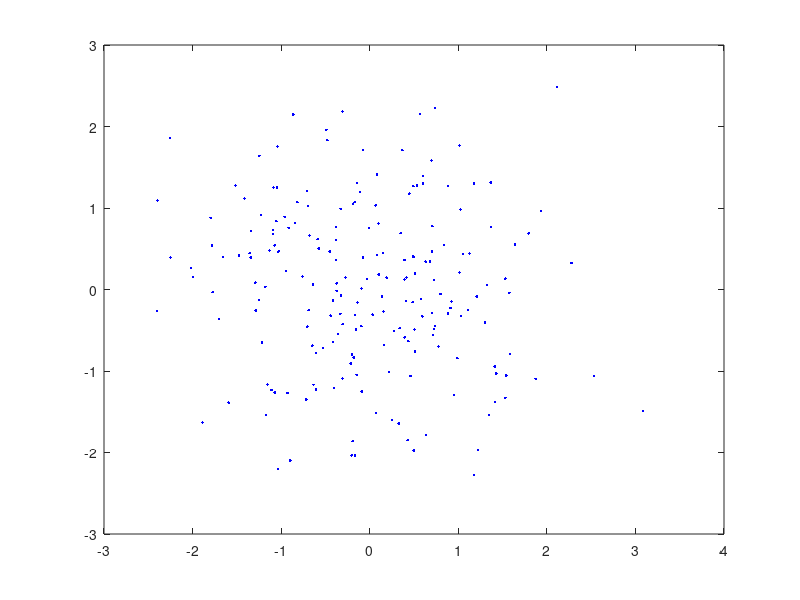

This chart was generated by the following MATLAB code: (Note: this script raises an error after producing the figure.)
close all ; 
clear all ; 
clc; 

%donnees 
N=200 ; alpha = 0.95 ; m=[1 2] ; 
C =[2.3659 -0.3787 ; -0.3787 0.6427 ] ;

% valeur theorique du nombre p=de points en dehors de la zone de confiance 
s=-2*log(1-alpha) ; %cours 
Nth= fix((1-alpha)*N);  %cours %fix = floor 
 
%generer N echantillons gaussiens 2D de moyenne nylle et de variance unitaire
y=randn(2,N) ; %matrice 2 ligne et N colone random de 0 a 1 

plot (y(1,:), y(2,:), 'b.'); hold on ; %comme deux plot a verifier 


ellipse([0,0],[1 0;0 1] ,s,'g-'); %fct deja vu 

mm= repmat(m',1,N); 
x= sqrtm(C)* y + mm; 
ellipse(m,inv(C), s, 'b-'); 
plot(x(1,:),x(2,:),'r+'); axis([-6 6 -6 6 ] ); 

%vecture de N composantes n[i] =y[1,i]c + y[2,i]c
normy =ones(1,2) * (y.*y); 
nb =length(find(normy>s)); %compte le nb de composantes en dehors de l' intervalle de confiance 
text(2,4,sprintf('N_t_h=%g N=%g',Nth,nb)) %N_t_h = N_{th}
